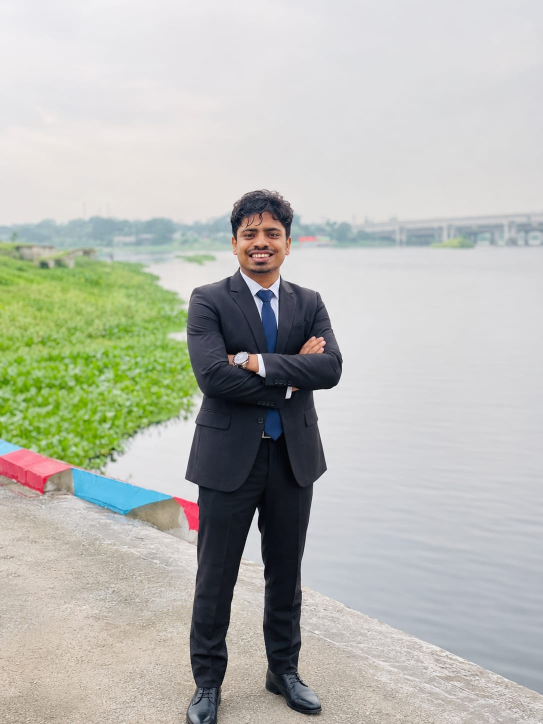
#> input picture LearningAndExercise/OpenCV/Output.jpg, 1086 x 1448 px, found by its file name (shown at 1/2 size)
$ python ImageTransformationAndManipulationTechnique.py
#> lines starting #> are read from the running program, lines starting #| are printed output that depends on the picture
import cv2
Path =  r"C:\Users\mdfar\Desktop\100DaysOfML\OpenCV\Output.jpg"
Img = cv2.imread(Path)
#> Img is the input picture: shape (1448, 1086, 3); mean B, G, R 178.8, 186.1, 184.2
cv2.imshow("RAW",Img)
cv2.imshow("Edit",cv2.resize(Img,(150,300)))
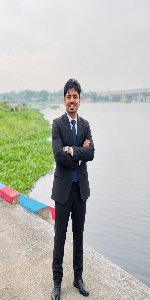
#> window 'Edit': shape (300, 150, 3); mean B, G, R 178.8, 186, 184.2
cv2.imshow("Crop",Img[100:500,200:600])
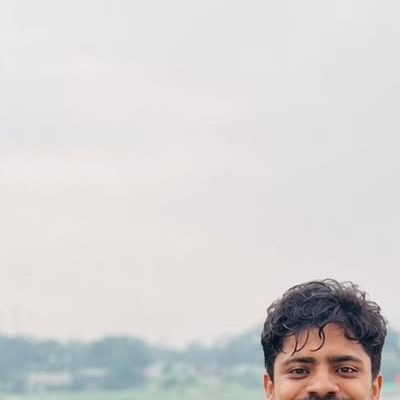
#> window 'Crop': shape (400, 400, 3); mean B, G, R 211.2, 211.6, 214.1
(h,w) = Img.shape[:2]
#> h = 1448; w = 1086
center = (w//2,h//2)
#> center = (543, 724)
M = cv2.getRotationMatrix2D(center,45,0.1)
cv2.imshow("Rotate",cv2.warpAffine(Img,M,(w,h)))
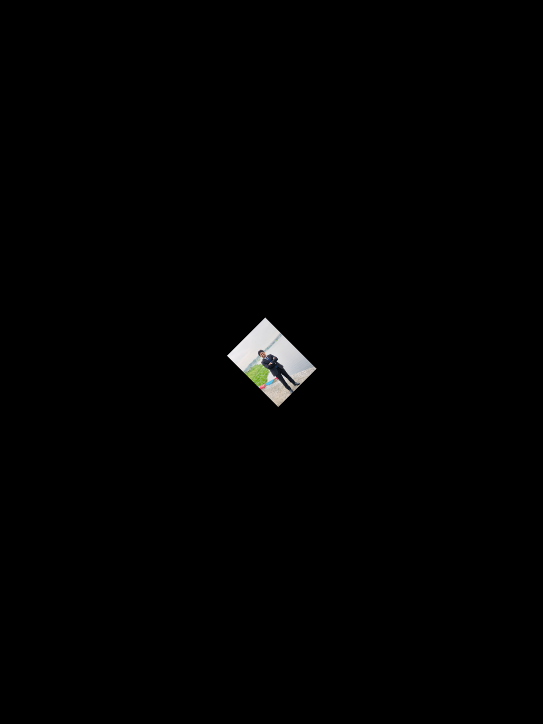
#> window 'Rotate': shape (1448, 1086, 3) (shown at 1/2 size); mean B, G, R 1.8, 1.9, 1.8
Img1 = cv2.resize(Img,(150,300))
cv2.imshow("Vertical",cv2.flip(Img1,0))
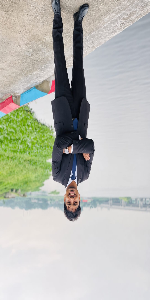
#> window 'Vertical': shape (300, 150, 3); mean B, G, R 178.8, 186, 184.2
cv2.imshow("Horizontal",cv2.flip(Img1,1))
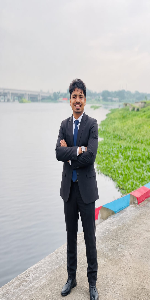
#> window 'Horizontal': shape (300, 150, 3); mean B, G, R 178.8, 186, 184.2
cv2.imshow("Both",cv2.flip(Img1,-1))
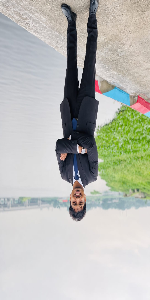
#> window 'Both': shape (300, 150, 3); mean B, G, R 178.8, 186, 184.2
cv2.waitKey(0)
cv2.destroyAllWindows()
